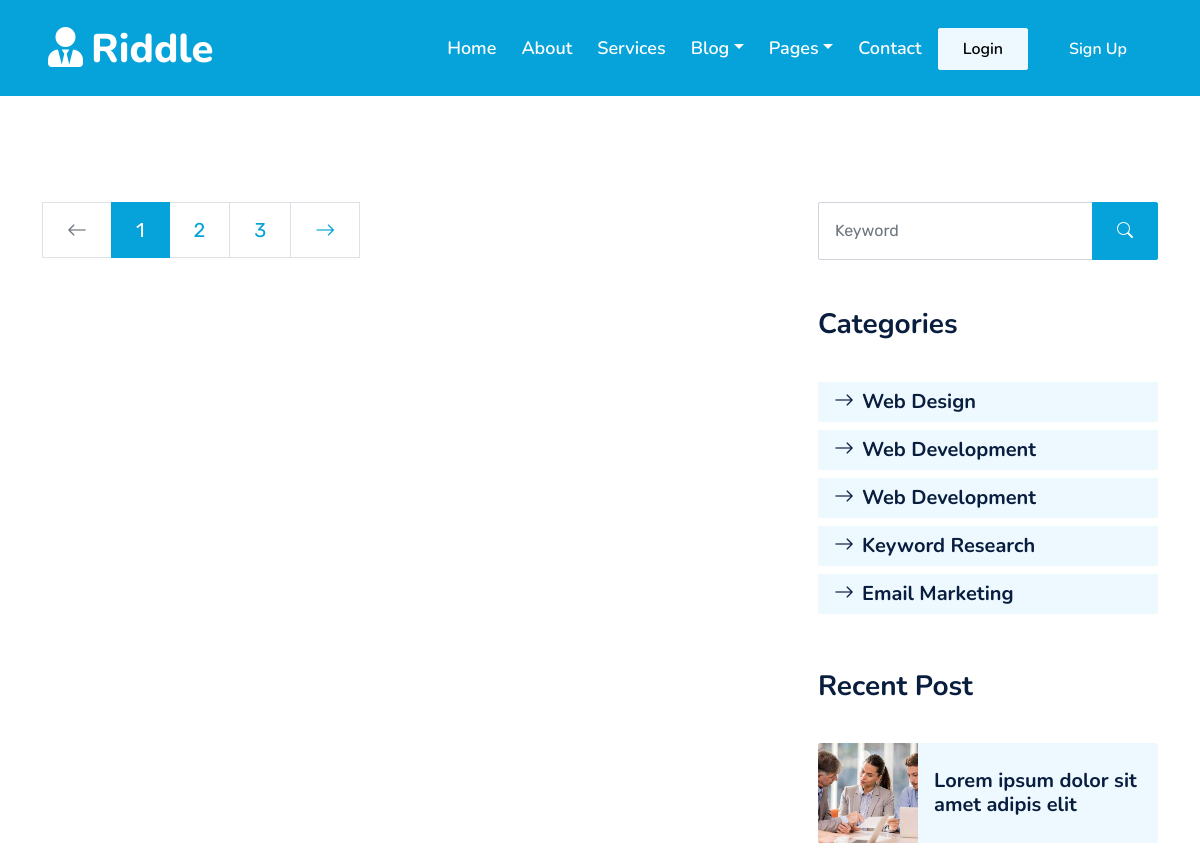
The page /blog/ (upper part) on the database as committed earlier.
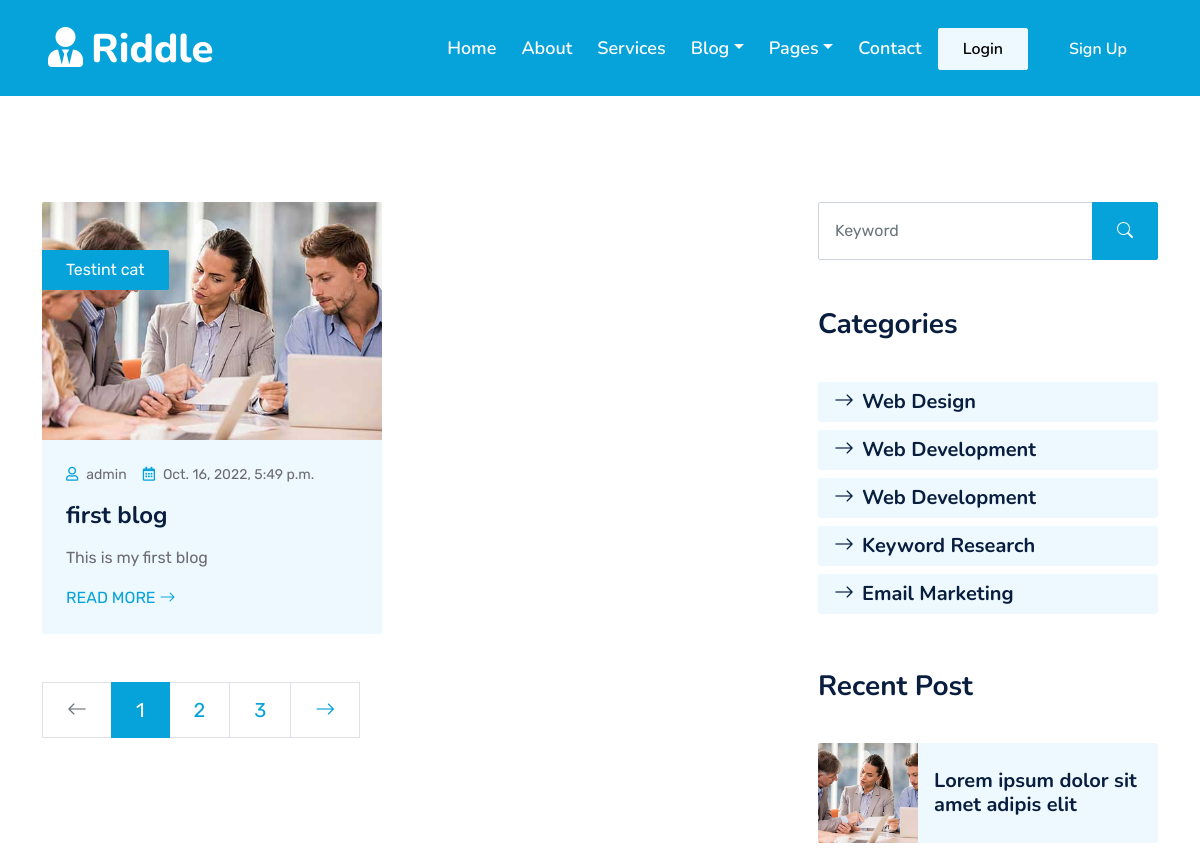
The same page on the database as committed later.
### BlogApp/models.py (models this page shows, shortened)
class Blog(models.Model):
    status = (
        ('active', 'active'),
        ('pending', 'pending')
    )
    title = models.CharField(max_length=200, null=True)
    slug = models.SlugField(max_length=200, unique=True)
    detail = models.TextField(max_length=2000, null=True)
    image = models.ImageField(upload_to='images/', null=True, blank=True)
    catagories = models.ForeignKey(
        Category, on_delete=models.DO_NOTHING, null=True)
    tags = models.ManyToManyField(Tag, blank=True)
    status = models.CharField(max_length=20, choices=status, default='pending')
    author = models.ForeignKey(User, on_delete=models.CASCADE)
    featured = models.BooleanField(default=False)
    visit_count = models.IntegerField(default=0)
    visible = models.BooleanField(default=True)
    created_at = models.DateTimeField(auto_now_add=True)
    class Meta:
        verbose_name_plural = 'Blog'
    @property
    def image_url(self):
        if self.image and hasattr(self.image, 'url'):
            return self.image.url

class Category(models.Model):
    name = models.CharField(max_length=200, null=True)
    slug = models.SlugField(null=True, unique=True)
    description = models.CharField(
        max_length=500, null=True, blank=True, verbose_name='Description')
    class Meta:
        verbose_name_plural = 'Category'
    def __str__(self):
        return str(self.name)

### BlogApp/views.py (the view)
# urls.py: path('blog/', views.blogPage, name = 'blog'),
def blogPage(request):
    featured_obj = Blog.objects.all().filter(status='active', visible=True,
                                             featured=True).order_by('catagories', '-created_at')[:5]
    post_obj = Blog.objects.all().order_by('catagories', '-created_at')
    context = {
        'post': post_obj,
        'f_post': featured_obj,
        'list': [1]
    }
    return render(request, "website/blog.html", context)

### BlogApp/templates/website/blog.html (shortened to what this page needs)
{% load static %}
<!DOCTYPE html>
<html lang="en">
<head>
    <link href="https://cdnjs.cloudflare.com/ajax/libs/font-awesome/5.10.0/css/all.min.css" rel="stylesheet">
    <link href="https://cdn.jsdelivr.net/npm/bootstrap-icons@1.4.1/font/bootstrap-icons.css" rel="stylesheet">
    <link href="{% static '/css/bootstrap.min.css' %}" rel="stylesheet">
    <link href="{% static '/css/style.css' %}" rel="stylesheet">
</head>
<body>
    <div class="container-fluid position-relative p-0">
        {% include 'includes/navBar.html' %}
        <div class="container-fluid bg-primary py-5" style="margin-bottom: 10px;">
        </div>
    </div>
    <div class="container-fluid py-5 wow fadeInUp" data-wow-delay="0.1s">
        <div class="container py-5">
            <div class="row g-5">
                <div class="col-lg-8">
                    <div class="row g-5">
                        {% for x in list %}
                        {% for p in post %}
                        <div class="col-md-6 wow slideInUp" data-wow-delay="0.1s">
                            <div class="blog-item bg-light rounded overflow-hidden">
                                <div class="blog-img position-relative overflow-hidden">
                                    {% if p.image_url %}
                                    <img class="img-fluid mx-auto d-block " src="{{ p.image.url }}" alt="not fnd">
                                    {% else %}
                                    <img class="img-fluid" src="{% static '/img/blog-1.jpg' %}" alt="">
                                    {% endif %}
                                    <a class="position-absolute top-0 start-0 bg-primary text-white rounded-end mt-5 py-2 px-4" href="">{{ p.catagories }}</a>
                                </div>
                                <div class="p-4">
                                    <div class="d-flex mb-3">
                                        <small class="me-3"><i class="far fa-user text-primary me-2"></i>{{ p.author.username }}</small>
                                        <small><i class="far fa-calendar-alt text-primary me-2"></i>{{p.created_at}}</small>
                                    </div>
                                    <h4 class="mb-3">{{ p.title }}</h4>
                                    <p>{{ p.detail |truncatechars:100 }}</p>
                                    <a class="text-uppercase" href="">Read More <i class="bi bi-arrow-right"></i></a>
                                </div>
                            </div>
                        </div>
                        {% endfor %}
                        {% endfor %}
                        <div class="col-12 wow slideInUp" data-wow-delay="0.1s">
                            <nav aria-label="Page navigation">
                              <ul class="pagination pagination-lg m-0">
                                <li class="page-item disabled">
                                  <a class="page-link rounded-0" href="#" aria-label="Previous">
                                    <span aria-hidden="true"><i class="bi bi-arrow-left"></i></span>
                                  </a>
                                </li>
                                <li class="page-item active"><a class="page-link" href="#">1</a></li>
                                <li class="page-item"><a class="page-link" href="#">2</a></li>
                                <li class="page-item"><a class="page-link" href="#">3</a></li>
                                <li class="page-item">
                                  <a class="page-link rounded-0" href="#" aria-label="Next">
                                    <span aria-hidden="true"><i class="bi bi-arrow-right"></i></span>
                                  </a>
                                </li>
                              </ul>
                            </nav>
                        </div>
                    </div>
                </div>
                <div class="col-lg-4">
                    <div class="mb-5 wow slideInUp" data-wow-delay="0.1s">
                        <div class="input-group">
                            <input type="text" class="form-control p-3" placeholder="Keyword">
                            <button class="btn btn-primary px-4"><i class="bi bi-search"></i></button>
                        </div>
                    </div>
                    <div class="mb-5 wow slideInUp" data-wow-delay="0.1s">
                        <div class="position-relative pb-3 mb-4">
                            <h3 class="mb-0">Categories</h3>
                        </div>
                        <div class="link-animated d-flex flex-column justify-content-start">
                            <a class="h5 fw-semi-bold bg-light rounded py-2 px-3 mb-2" href="#"><i class="bi bi-arrow-right me-2"></i>Web Design</a>
                            <a class="h5 fw-semi-bold bg-light rounded py-2 px-3 mb-2" href="#"><i class="bi bi-arrow-right me-2"></i>Web Development</a>
                            <a class="h5 fw-semi-bold bg-light rounded py-2 px-3 mb-2" href="#"><i class="bi bi-arrow-right me-2"></i>Web Development</a>
                            <a class="h5 fw-semi-bold bg-light rounded py-2 px-3 mb-2" href="#"><i class="bi bi-arrow-right me-2"></i>Keyword Research</a>
                            <a class="h5 fw-semi-bold bg-light rounded py-2 px-3 mb-2" href="#"><i class="bi bi-arrow-right me-2"></i>Email Marketing</a>
                        </div>
                    </div>
                    <div class="mb-5 wow slideInUp" data-wow-delay="0.1s">
                        <div class="position-relative pb-3 mb-4">
                            <h3 class="mb-0">Recent Post</h3>
                        </div>
                        <div class="d-flex rounded overflow-hidden mb-3">
                            <img class="img-fluid" src="{% static '/img/blog-1.jpg' %}" style="width: 100px; height: 100px; object-fit: cover;" alt="">
                            <a href="" class="h5 fw-semi-bold d-flex align-items-center bg-light px-3 mb-0">Lorem ipsum dolor sit amet adipis elit
                            </a>
                        </div>
                    </div>
                </div>
            </div>
        </div>
    </div>
</body>
</html>

### BlogApp/templates/includes/navBar.html (shortened to what this page needs)
<nav class="navbar navbar-expand-lg navbar-dark px-5 py-3 py-lg-0">
    <a href="index.html" class="navbar-brand p-0">
        <h1 class="m-0"><i class="fa fa-user-tie me-2"></i>Riddle</h1>
    </a>
    <div class="collapse navbar-collapse" id="navbarCollapse">
        <div class="navbar-nav ms-auto py-0">
            <a href="{% url 'home' %}" class="nav-item nav-link">Home</a>
            <a href="{% url 'about' %}" class="nav-item nav-link">About</a>
            <a href="{% url 'service' %}" class=" nav-item nav-link">Services</a>
            <div class="nav-item dropdown">
                <a href="#" class="nav-link dropdown-toggle" data-bs-toggle="dropdown">Blog</a>
            </div>
            <div class="nav-item dropdown">
                <a href="#" class="nav-link dropdown-toggle" data-bs-toggle="dropdown">Pages</a>
            </div>
            <a href="{% url 'contact' %}" class="nav-item nav-link">Contact</a>
        </div>
        {% if request.path == '/blog/' %}
        {% if user.is_authenticated %}
        <a href="{% url 'logout' %}?next={{request.path}}" class="btn btn-light text-dark py-2 px-4  ms-3">Logout</a>
        {% comment %} <a href="#" class="nav-item nav-link text-dark px-2"><h5>{{user.username}}</h></a> {% endcomment %}
        <h5 class="m-3"><i class="fa fa-user-tie me-2"></i>{{user.username}}</h5>
        {% else %}
        <a href="{% url 'login' %}?next={{request.path}}" class="btn btn-light py-2 px-4  ms-3">Login</a>
        <a href="{% url 'register' %}?next={{request.path}}" class="btn btn-primary py-2 px-4 ms-3">Sign Up</a>
        {% endif %}
        {% endif %}
    </div>
</nav>

### BlogApp/static/css/style.css (style rules this page uses)
:root { --primary: #06A3DA; --secondary: #34AD54; --light: #EEF9FF; --dark: #091E3E; }
h1, h2, .fw-bold { font-weight: 800 !important; }
h3, h4, .fw-semi-bold { font-weight: 700 !important; }
.btn { font-family: 'Nunito', sans-serif; font-weight: 600; transition: .5s; }
.btn-primary, .btn-secondary { color: #FFFFFF; box-shadow: inset 0 0 0 50px transparent; }
.navbar-dark .navbar-nav .nav-link { font-family: 'Nunito', sans-serif; position: relative; margin-left: 25px; padding: 35px 0; color: #FFFFFF; font-size: 18px; font-weight: 600; outline: none; transition: .5s; }
.navbar-dark .navbar-brand h1 { color: #FFFFFF; }
@media (min-width: 992px) { .navbar-dark { position: absolute; width: 100%; top: 0; left: 0; border-bottom: 1px solid rgba(256, 256, 256, .1); z-index: 999; } }
@media (min-width: 992px) { .navbar-dark .navbar-nav .nav-link::before { position: absolute; content: ""; width: 0; height: 2px; bottom: -1px; left: 50%; background: var(--primary); transition: .5s; } }
.team-item .team-img img, .blog-item .blog-img img { transition: .5s; }
.link-animated a { transition: .5s; }

Rows that differ between the two databases and show on the page:
added Blog: catagories "Testint cat", author.username "admin", created_at "Oct. 16, 2022, 5:49 p.m.", title "first blog", detail "This is my first blog"
